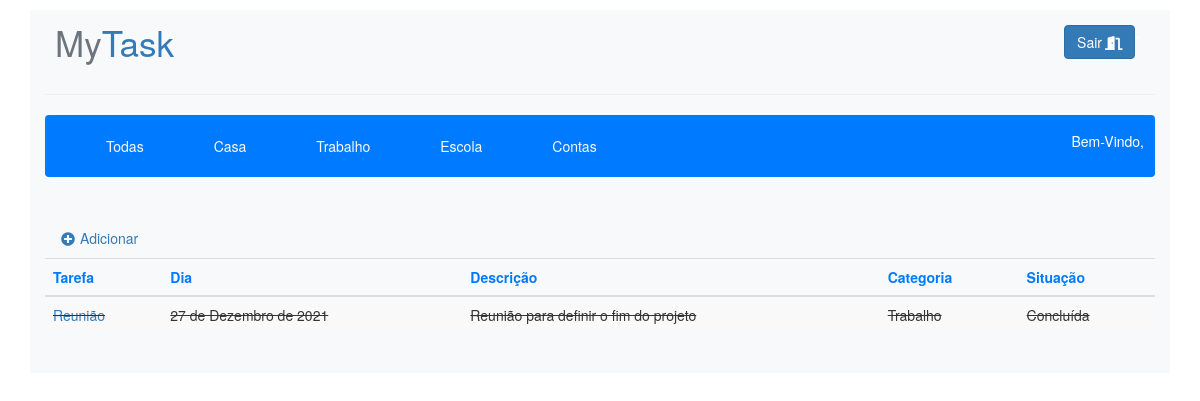
/ (signed in), run on an earlier commit of the app's database.
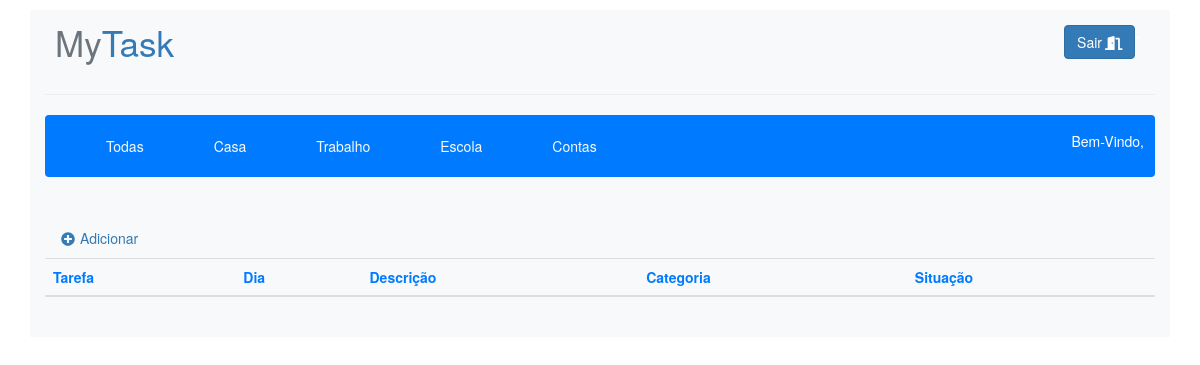
And on a later commit of the database.
### tasks/models.py (models this page shows, shortened)
class Categoria(models.Model):
    categoria = models.CharField('Categoria', max_length=50)
    def __str__(self):
        return self.categoria

class Tarefa(models.Model, LoginRequiredMixin, CreateView):
    nome_tarefa = models.CharField('Tarefa', max_length=100)
    dia = models.DateField('Dia')
    descricao = models.TextField('Descrição', max_length=500)
    categoria = models.ForeignKey(Categoria, null=True, on_delete=models.CASCADE)
    status = models.CharField(max_length=30, choices=STATUS_CHOICES, default="Pendente")
    usuario = models.ForeignKey(User, on_delete=models.PROTECT)

### tasks/views.py (the view)
# urls.py: 2. Add a URL to urlpatterns:  path('', views.home, name='home')
@login_required
def home(request):
    tarefas = Tarefa.objects.filter(usuario=request.user)
    categorias = Categoria.objects.all()
    context = {
        'tarefas': tarefas,
        'categoria': categorias,
    }
    return render(request, 'home.html', context)

### tasks/templates/home.html (shortened to what this page needs)
{% load static %}
<!DOCTYPE html>
<html lang="pt-br">
<head>
    <link rel="stylesheet" href="{% static 'css/estilo.css' %}">
    <link rel="stylesheet" type="text/css" href="{% static 'css/bootstrap.min.css' %}">
    <link rel="stylesheet" href="https://maxcdn.bootstrapcdn.com/bootstrap/3.4.1/css/bootstrap.min.css">
</head>
<body>
    <div>
        <div class="container mt-3 bg-light">
            <nav class="menu d-flex justify-content-between align-items-center bg-light p-3 rounded">
                <a href="#" class="display-4 logo"><span class="text-secondary">My</span>Task</a>
            {% if user.is_authenticated %}
                <div class="p-2 text-white">
                    <a href="/accounts/logout" class="btn btn-primary">Sair<i class="fas fa-door-open ml-1"></i></a>"
                </div>
            </nav>
            <hr>
            <div>
                <nav class="navbar navbar-expand-md bg-primary navbar-light">
                  <div class="collapse navbar-collapse" id="collapsibleNavbar">
                    <ul class="navbar-nav">
                        <li class="nav-item">
                            <a class="text-center text-light nav-link ml-5 mr-5 display-5" href="{% url 'home' %}" > Todas  </a>
                        </li>
                              {% for catg in categoria %}
                        <li class="nav-item">
                            <a class="text-center text-light nav-link ml-5 mr-5" href="{% url 'filtro' catg.id %}">{{ catg.categoria }} </a>
                        </li>
                              {% endfor %}
                    </ul>
                  </div>
                    <div>
                    {% if user.is_authenticated %}
                        <p class="display-5 text-capitalize">Bem-vindo, {{ user.first_name }}</p>
                    {% else %}
                        <p>Welcome, new user. Please log in.</p>
                    {% endif %}
                    </div>
                </nav>
                <br>
            </div>
            <div>
                <ul class="nav nav-tabs nav-pills">
                    <li class="nav-item">
                        <a href="{% url 'nova' %}" class="nav-link "><i class="fas fa-plus-circle mr-2"></i>Adicionar</a>
                    </li>
                </ul>
            </div>
            <table class="table table-striped">
                <thead>
                    <tr class="text-primary">
                        <th>Tarefa</th>
                        <th>Dia</th>
                        <th>Descrição</th>
                        <th>Categoria</th>
                        <th>Situação</th>
                    </tr>
                </thead>
                <tbody>
                    {% for taf in tarefas %}
                            {% if taf.status == 'Concluída' %}
                                <tr style="text-decoration: line-through">
                                    <td><a href="{% url 'tarefa' taf.id %}">{{ taf.nome_tarefa}}</a></td>
                                    <td>{{ taf.dia }}</td>
                                    <td>{{ taf.descricao }}</td>
                                    <td>{{ taf.categoria }}</td>
                                    <td>{{ taf.status }}</td>
                                </tr>
                            {% endif %}
                    {% endfor %}
                {% endif %}
                </tbody>
            </table>
            <br>
        </div>
    </div>
</body>
</html>

What changed in the data, as far as the page shows it:
removed Tarefa: nome_tarefa "Reunião", dia "27 de Dezembro de 2021", descricao "Reunião para definir o fim do projeto", categoria "Trabalho", status "Concluída"
